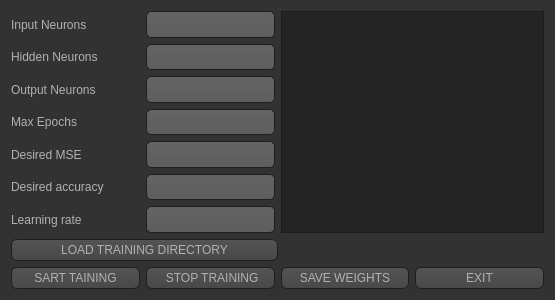
<?xml version="1.0" encoding="UTF-8"?>
<ui version="4.0">
 <class>TrainingDialog</class>
 <widget class="QWidget" name="TrainingDialog">
  <property name="geometry">
   <rect>
    <x>0</x>
    <y>0</y>
    <width>555</width>
    <height>300</height>
   </rect>
  </property>
  <property name="windowTitle">
   <string>Training Window</string>
  </property>
  <property name="styleSheet">
   <string notr="true">QToolTip
{
     border: 1px solid black;
     background-color: #ffa02f;
     padding: 1px;
     border-radius: 3px;
     opacity: 100;
}

QWidget
{
    color: #b1b1b1;
    background-color: #323232;
}

QWidget:item:hover
{
    background-color: QLinearGradient( x1: 0, y1: 0, x2: 0, y2: 1, stop: 0 #ffa02f, stop: 1 #ca0619);
    color: #000000;
}

QWidget:item:selected
{
    background-color: QLinearGradient( x1: 0, y1: 0, x2: 0, y2: 1, stop: 0 #ffa02f, stop: 1 #d7801a);
}

QMenuBar::item
{
    background: transparent;
}

QMenuBar::item:selected
{
    background: transparent;
    border: 1px solid #ffaa00;
}

QMenuBar::item:pressed
{
    background: #444;
    border: 1px solid #000;
    background-color: QLinearGradient(
        x1:0, y1:0,
        x2:0, y2:1,
        stop:1 #212121,
        stop:0.4 #343434/*,
        stop:0.2 #343434,
        stop:0.1 #ffaa00*/
    );
    margin-bottom:-1px;
    padding-bottom:1px;
}

QMenu
{
    border: 1px solid #000;
}

QMenu::item
{
    padding: 2px 20px 2px 20px;
}

QMenu::item:selected
{
    color: #000000;
}

QWidget:disabled
{
    color: #404040;
    background-color: #323232;
}

QAbstractItemView
{
    background-color: QLinearGradient( x1: 0, y1: 0, x2: 0, y2: 1, stop: 0 #4d4d4d, stop: 0.1 #646464, stop: 1 #5d5d5d);
}

QWidget:focus
{
    /*border: 2px solid QLinearGradient( x1: 0, y1: 0, x2: 0, y2: 1, stop: 0 #ffa02f, stop: 1 #d7801a);*/
}

QLineEdit
{
    background-color: QLinearGradient( x1: 0, y1: 0, x2: 0, y2: 1, stop: 0 #4d4d4d, stop: 0 #646464, stop: 1 #5d5d5d);
    padding: 1px;
    border-style: solid;
    border: 1px solid #1e1e1e;
    border-radius: 5;
}

QPushButton
{
    color: #b1b1b1;
    background-color: QLinearGradient( x1: 0, y1: 0, x2: 0, y2: 1, stop: 0 #565656, stop: 0.1 #525252, stop: 0.5 #4e4e4e, stop: 0.9 #4a4a4a, stop: 1 #464646);
    border-width: 1px;
    border-color: #1e1e1e;
    border-style: solid;
    border-radius: 6;
    padding: 3px;
    font-size: 12px;
    padding-left: 5px;
    padding-right: 5px;
}

QPushButton:pressed
{
    background-color: QLinearGradient( x1: 0, y1: 0, x2: 0, y2: 1, stop: 0 #2d2d2d, stop: 0.1 #2b2b2b, stop: 0.5 #292929, stop: 0.9 #282828, stop: 1 #252525);
}

QComboBox
{
    selection-background-color: #ffaa00;
    background-color: QLinearGradient( x1: 0, y1: 0, x2: 0, y2: 1, stop: 0 #565656, stop: 0.1 #525252, stop: 0.5 #4e4e4e, stop: 0.9 #4a4a4a, stop: 1 #464646);
    border-style: solid;
    border: 1px solid #1e1e1e;
    border-radius: 5;
}

QComboBox:hover,QPushButton:hover
{
    border: 2px solid QLinearGradient( x1: 0, y1: 0, x2: 0, y2: 1, stop: 0 #ffa02f, stop: 1 #d7801a);
}


QComboBox:on
{
    padding-top: 3px;
    padding-left: 4px;
    background-color: QLinearGradient( x1: 0, y1: 0, x2: 0, y2: 1, stop: 0 #2d2d2d, stop: 0.1 #2b2b2b, stop: 0.5 #292929, stop: 0.9 #282828, stop: 1 #252525);
    selection-background-color: #ffaa00;
}

QComboBox QAbstractItemView
{
    border: 2px solid darkgray;
    selection-background-color: QLinearGradient( x1: 0, y1: 0, x2: 0, y2: 1, stop: 0 #ffa02f, stop: 1 #d7801a);
}

QComboBox::drop-down
{
     subcontrol-origin: padding;
     subcontrol-position: top right;
     width: 15px;

     border-left-width: 0px;
     border-left-color: darkgray;
     border-left-style: solid; /* just a single line */
     border-top-right-radius: 3px; /* same radius as the QComboBox */
     border-bottom-right-radius: 3px;
 }

QComboBox::down-arrow
{
     image: url(:/down_arrow.png);
}

QGroupBox:focus
{
border: 2px solid QLinearGradient( x1: 0, y1: 0, x2: 0, y2: 1, stop: 0 #ffa02f, stop: 1 #d7801a);
}

QTextEdit:focus
{
    border: 2px solid QLinearGradient( x1: 0, y1: 0, x2: 0, y2: 1, stop: 0 #ffa02f, stop: 1 #d7801a);
}

QScrollBar:horizontal {
     border: 1px solid #222222;
     background: QLinearGradient( x1: 0, y1: 0, x2: 0, y2: 1, stop: 0.0 #121212, stop: 0.2 #282828, stop: 1 #484848);
     height: 7px;
     margin: 0px 16px 0 16px;
}

QScrollBar::handle:horizontal
{
      background: QLinearGradient( x1: 0, y1: 0, x2: 1, y2: 0, stop: 0 #ffa02f, stop: 0.5 #d7801a, stop: 1 #ffa02f);
      min-height: 20px;
      border-radius: 2px;
}

QScrollBar::add-line:horizontal {
      border: 1px solid #1b1b19;
      border-radius: 2px;
      background: QLinearGradient( x1: 0, y1: 0, x2: 1, y2: 0, stop: 0 #ffa02f, stop: 1 #d7801a);
      width: 14px;
      subcontrol-position: right;
      subcontrol-origin: margin;
}

QScrollBar::sub-line:horizontal {
      border: 1px solid #1b1b19;
      border-radius: 2px;
      background: QLinearGradient( x1: 0, y1: 0, x2: 1, y2: 0, stop: 0 #ffa02f, stop: 1 #d7801a);
      width: 14px;
     subcontrol-position: left;
     subcontrol-origin: margin;
}

QScrollBar::right-arrow:horizontal, QScrollBar::left-arrow:horizontal
{
      border: 1px solid black;
      width: 1px;
      height: 1px;
      background: white;
}

QScrollBar::add-page:horizontal, QScrollBar::sub-page:horizontal
{
      background: none;
}

QScrollBar:vertical
{
      background: QLinearGradient( x1: 0, y1: 0, x2: 1, y2: 0, stop: 0.0 #121212, stop: 0.2 #282828, stop: 1 #484848);
      width: 7px;
      margin: 16px 0 16px 0;
      border: 1px solid #222222;
}

QScrollBar::handle:vertical
{
      background: QLinearGradient( x1: 0, y1: 0, x2: 0, y2: 1, stop: 0 #ffa02f, stop: 0.5 #d7801a, stop: 1 #ffa02f);
      min-height: 20px;
      border-radius: 2px;
}

QScrollBar::add-line:vertical
{
      border: 1px solid #1b1b19;
      border-radius: 2px;
      background: QLinearGradient( x1: 0, y1: 0, x2: 0, y2: 1, stop: 0 #ffa02f, stop: 1 #d7801a);
      height: 14px;
      subcontrol-position: bottom;
      subcontrol-origin: margin;
}

QScrollBar::sub-line:vertical
{
      border: 1px solid #1b1b19;
      border-radius: 2px;
      background: QLinearGradient( x1: 0, y1: 0, x2: 0, y2: 1, stop: 0 #d7801a, stop: 1 #ffa02f);
      height: 14px;
      subcontrol-position: top;
      subcontrol-origin: margin;
}

QScrollBar::up-arrow:vertical, QScrollBar::down-arrow:vertical
{
      border: 1px solid black;
      width: 1px;
      height: 1px;
      background: white;
}


QScrollBar::add-page:vertical, QScrollBar::sub-page:vertical
{
      background: none;
}

QTextEdit
{
    background-color: #242424;
}

QPlainTextEdit
{
    background-color: #242424;
}

QHeaderView::section
{
    background-color: QLinearGradient(x1:0, y1:0, x2:0, y2:1, stop:0 #616161, stop: 0.5 #505050, stop: 0.6 #434343, stop:1 #656565);
    color: white;
    padding-left: 4px;
    border: 1px solid #6c6c6c;
}

QCheckBox:disabled
{
color: #414141;
}

QDockWidget::title
{
    text-align: center;
    spacing: 3px; /* spacing between items in the tool bar */
    background-color: QLinearGradient(x1:0, y1:0, x2:0, y2:1, stop:0 #323232, stop: 0.5 #242424, stop:1 #323232);
}

QDockWidget::close-button, QDockWidget::float-button
{
    text-align: center;
    spacing: 1px; /* spacing between items in the tool bar */
    background-color: QLinearGradient(x1:0, y1:0, x2:0, y2:1, stop:0 #323232, stop: 0.5 #242424, stop:1 #323232);
}

QDockWidget::close-button:hover, QDockWidget::float-button:hover
{
    background: #242424;
}

QDockWidget::close-button:pressed, QDockWidget::float-button:pressed
{
    padding: 1px -1px -1px 1px;
}

QMainWindow::separator
{
    background-color: QLinearGradient(x1:0, y1:0, x2:0, y2:1, stop:0 #161616, stop: 0.5 #151515, stop: 0.6 #212121, stop:1 #343434);
    color: white;
    padding-left: 4px;
    border: 1px solid #4c4c4c;
    spacing: 3px; /* spacing between items in the tool bar */
}

QMainWindow::separator:hover
{

    background-color: QLinearGradient(x1:0, y1:0, x2:0, y2:1, stop:0 #d7801a, stop:0.5 #b56c17 stop:1 #ffa02f);
    color: white;
    padding-left: 4px;
    border: 1px solid #6c6c6c;
    spacing: 3px; /* spacing between items in the tool bar */
}

QToolBar::handle
{
     spacing: 3px; /* spacing between items in the tool bar */
     background: url(:/images/handle.png);
}

QMenu::separator
{
    height: 2px;
    background-color: QLinearGradient(x1:0, y1:0, x2:0, y2:1, stop:0 #161616, stop: 0.5 #151515, stop: 0.6 #212121, stop:1 #343434);
    color: white;
    padding-left: 4px;
    margin-left: 10px;
    margin-right: 5px;
}

QProgressBar
{
    border: 2px solid grey;
    border-radius: 5px;
    text-align: center;
}

QProgressBar::chunk
{
    background-color: #d7801a;
    width: 2.15px;
    margin: 0.5px;
}

QTabBar::tab {
    color: #b1b1b1;
    border: 1px solid #444;
    border-bottom-style: none;
    background-color: #323232;
    padding-left: 10px;
    padding-right: 10px;
    padding-top: 3px;
    padding-bottom: 2px;
    margin-right: -1px;
}

QTabWidget::pane {
    border: 1px solid #444;
    top: 1px;
}

QTabBar::tab:last
{
    margin-right: 0; /* the last selected tab has nothing to overlap with on the right */
    border-top-right-radius: 3px;
}

QTabBar::tab:first:!selected
{
 margin-left: 0px; /* the last selected tab has nothing to overlap with on the right */


    border-top-left-radius: 3px;
}

QTabBar::tab:!selected
{
    color: #b1b1b1;
    border-bottom-style: solid;
    margin-top: 3px;
    background-color: QLinearGradient(x1:0, y1:0, x2:0, y2:1, stop:1 #212121, stop:.4 #343434);
}

QTabBar::tab:selected
{
    border-top-left-radius: 3px;
    border-top-right-radius: 3px;
    margin-bottom: 0px;
}

QTabBar::tab:!selected:hover
{
    /*border-top: 2px solid #ffaa00;
    padding-bottom: 3px;*/
    border-top-left-radius: 3px;
    border-top-right-radius: 3px;
    background-color: QLinearGradient(x1:0, y1:0, x2:0, y2:1, stop:1 #212121, stop:0.4 #343434, stop:0.2 #343434, stop:0.1 #ffaa00);
}

QRadioButton::indicator:checked, QRadioButton::indicator:unchecked{
    color: #b1b1b1;
    background-color: #323232;
    border: 1px solid #b1b1b1;
    border-radius: 6px;
}

QRadioButton::indicator:checked
{
    background-color: qradialgradient(
        cx: 0.5, cy: 0.5,
        fx: 0.5, fy: 0.5,
        radius: 1.0,
        stop: 0.25 #ffaa00,
        stop: 0.3 #323232
    );
}

QCheckBox::indicator{
    color: #b1b1b1;
    background-color: #323232;
    border: 1px solid #b1b1b1;
    width: 9px;
    height: 9px;
}

QRadioButton::indicator
{
    border-radius: 6px;
}

QRadioButton::indicator:hover, QCheckBox::indicator:hover
{
    border: 1px solid #ffaa00;
}

QCheckBox::indicator:checked
{
    image:url(:/images/checkbox.png);
}

QCheckBox::indicator:disabled, QRadioButton::indicator:disabled
{
    border: 1px solid #444;
}</string>
  </property>
  <layout class="QVBoxLayout" name="verticalLayout_3">
   <item>
    <layout class="QHBoxLayout" name="horizontalLayout_2">
     <item>
      <layout class="QHBoxLayout" name="horizontalLayout">
       <item>
        <layout class="QVBoxLayout" name="verticalLayout">
         <item>
          <widget class="QLabel" name="label_inputNeurons">
           <property name="sizePolicy">
            <sizepolicy hsizetype="Expanding" vsizetype="Preferred">
             <horstretch>0</horstretch>
             <verstretch>0</verstretch>
            </sizepolicy>
           </property>
           <property name="text">
            <string>Input Neurons</string>
           </property>
          </widget>
         </item>
         <item>
          <widget class="QLabel" name="label_hiddenNeurons">
           <property name="sizePolicy">
            <sizepolicy hsizetype="Expanding" vsizetype="Preferred">
             <horstretch>0</horstretch>
             <verstretch>0</verstretch>
            </sizepolicy>
           </property>
           <property name="text">
            <string>Hidden Neurons</string>
           </property>
          </widget>
         </item>
         <item>
          <widget class="QLabel" name="label_outputNeurons">
           <property name="sizePolicy">
            <sizepolicy hsizetype="Expanding" vsizetype="Preferred">
             <horstretch>0</horstretch>
             <verstretch>0</verstretch>
            </sizepolicy>
           </property>
           <property name="text">
            <string>Output Neurons</string>
           </property>
          </widget>
         </item>
         <item>
          <widget class="QLabel" name="label_maxEpochs">
           <property name="sizePolicy">
            <sizepolicy hsizetype="Expanding" vsizetype="Preferred">
             <horstretch>0</horstretch>
             <verstretch>0</verstretch>
            </sizepolicy>
           </property>
           <property name="text">
            <string>Max Epochs</string>
           </property>
          </widget>
         </item>
         <item>
          <widget class="QLabel" name="label_desiredMSE">
           <property name="sizePolicy">
            <sizepolicy hsizetype="Expanding" vsizetype="Preferred">
             <horstretch>0</horstretch>
             <verstretch>0</verstretch>
            </sizepolicy>
           </property>
           <property name="text">
            <string>Desired MSE</string>
           </property>
          </widget>
         </item>
         <item>
          <widget class="QLabel" name="label_desiredAccuracy">
           <property name="sizePolicy">
            <sizepolicy hsizetype="Expanding" vsizetype="Preferred">
             <horstretch>0</horstretch>
             <verstretch>0</verstretch>
            </sizepolicy>
           </property>
           <property name="text">
            <string>Desired accuracy</string>
           </property>
          </widget>
         </item>
         <item>
          <widget class="QLabel" name="label_learningRate">
           <property name="sizePolicy">
            <sizepolicy hsizetype="Expanding" vsizetype="Preferred">
             <horstretch>0</horstretch>
             <verstretch>0</verstretch>
            </sizepolicy>
           </property>
           <property name="text">
            <string>Learning rate</string>
           </property>
          </widget>
         </item>
        </layout>
       </item>
       <item>
        <layout class="QVBoxLayout" name="verticalLayout_2">
         <item>
          <widget class="QLineEdit" name="lineEdit_inputNeurons">
           <property name="sizePolicy">
            <sizepolicy hsizetype="Expanding" vsizetype="Preferred">
             <horstretch>0</horstretch>
             <verstretch>0</verstretch>
            </sizepolicy>
           </property>
          </widget>
         </item>
         <item>
          <widget class="QLineEdit" name="lineEdit_hiddenNeurons">
           <property name="sizePolicy">
            <sizepolicy hsizetype="Expanding" vsizetype="Preferred">
             <horstretch>0</horstretch>
             <verstretch>0</verstretch>
            </sizepolicy>
           </property>
          </widget>
         </item>
         <item>
          <widget class="QLineEdit" name="lineEdit_outputNeurons">
           <property name="sizePolicy">
            <sizepolicy hsizetype="Expanding" vsizetype="Preferred">
             <horstretch>0</horstretch>
             <verstretch>0</verstretch>
            </sizepolicy>
           </property>
          </widget>
         </item>
         <item>
          <widget class="QLineEdit" name="lineEdit_maxEpochs_2">
           <property name="sizePolicy">
            <sizepolicy hsizetype="Expanding" vsizetype="Preferred">
             <horstretch>0</horstretch>
             <verstretch>0</verstretch>
            </sizepolicy>
           </property>
          </widget>
         </item>
         <item>
          <widget class="QLineEdit" name="lineEdit_desiredMSE_2">
           <property name="sizePolicy">
            <sizepolicy hsizetype="Expanding" vsizetype="Preferred">
             <horstretch>0</horstretch>
             <verstretch>0</verstretch>
            </sizepolicy>
           </property>
          </widget>
         </item>
         <item>
          <widget class="QLineEdit" name="lineEdit_desiredAccuracy">
           <property name="sizePolicy">
            <sizepolicy hsizetype="Expanding" vsizetype="Preferred">
             <horstretch>0</horstretch>
             <verstretch>0</verstretch>
            </sizepolicy>
           </property>
          </widget>
         </item>
         <item>
          <widget class="QLineEdit" name="lineEdit_learningRate">
           <property name="sizePolicy">
            <sizepolicy hsizetype="Expanding" vsizetype="Preferred">
             <horstretch>0</horstretch>
             <verstretch>0</verstretch>
            </sizepolicy>
           </property>
          </widget>
         </item>
        </layout>
       </item>
      </layout>
     </item>
     <item>
      <widget class="QTextBrowser" name="textBrowser_trainingLogs"/>
     </item>
    </layout>
   </item>
   <item>
    <layout class="QHBoxLayout" name="horizontalLayout_3">
     <item>
      <widget class="QPushButton" name="pushButton_loadTrainingDirectory">
       <property name="sizePolicy">
        <sizepolicy hsizetype="Expanding" vsizetype="Preferred">
         <horstretch>0</horstretch>
         <verstretch>0</verstretch>
        </sizepolicy>
       </property>
       <property name="text">
        <string>LOAD TRAINING DIRECTORY</string>
       </property>
      </widget>
     </item>
     <item>
      <spacer name="horizontalSpacer">
       <property name="orientation">
        <enum>Qt::Horizontal</enum>
       </property>
       <property name="sizeHint" stdset="0">
        <size>
         <width>228</width>
         <height>20</height>
        </size>
       </property>
      </spacer>
     </item>
    </layout>
   </item>
   <item>
    <layout class="QHBoxLayout" name="horizontalLayout_4">
     <item>
      <widget class="QPushButton" name="pushButton_startTraining">
       <property name="sizePolicy">
        <sizepolicy hsizetype="Expanding" vsizetype="Preferred">
         <horstretch>0</horstretch>
         <verstretch>0</verstretch>
        </sizepolicy>
       </property>
       <property name="text">
        <string>SART TAINING</string>
       </property>
      </widget>
     </item>
     <item>
      <widget class="QPushButton" name="pushButton_stopTraining">
       <property name="sizePolicy">
        <sizepolicy hsizetype="Expanding" vsizetype="Preferred">
         <horstretch>0</horstretch>
         <verstretch>0</verstretch>
        </sizepolicy>
       </property>
       <property name="text">
        <string> STOP TRAINING</string>
       </property>
      </widget>
     </item>
     <item>
      <widget class="QPushButton" name="pushButton_saveWeights">
       <property name="sizePolicy">
        <sizepolicy hsizetype="Expanding" vsizetype="Preferred">
         <horstretch>0</horstretch>
         <verstretch>0</verstretch>
        </sizepolicy>
       </property>
       <property name="text">
        <string>SAVE WEIGHTS</string>
       </property>
      </widget>
     </item>
     <item>
      <widget class="QPushButton" name="pushButton_EXIT">
       <property name="sizePolicy">
        <sizepolicy hsizetype="Expanding" vsizetype="Preferred">
         <horstretch>0</horstretch>
         <verstretch>0</verstretch>
        </sizepolicy>
       </property>
       <property name="text">
        <string>EXIT</string>
       </property>
      </widget>
     </item>
    </layout>
   </item>
  </layout>
 </widget>
 <resources/>
 <connections/>
</ui>
